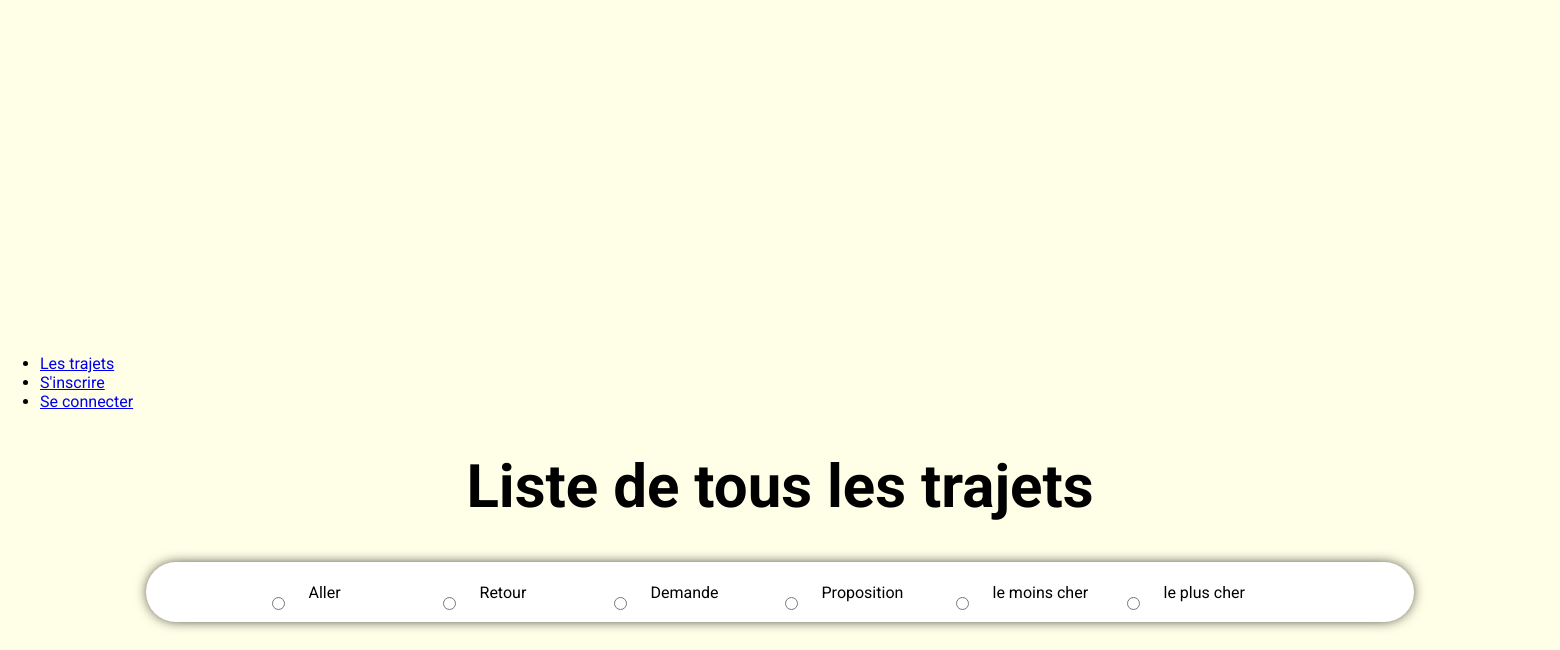
Before: /html/TousLesTrajets.php (lower part) with the older database file.
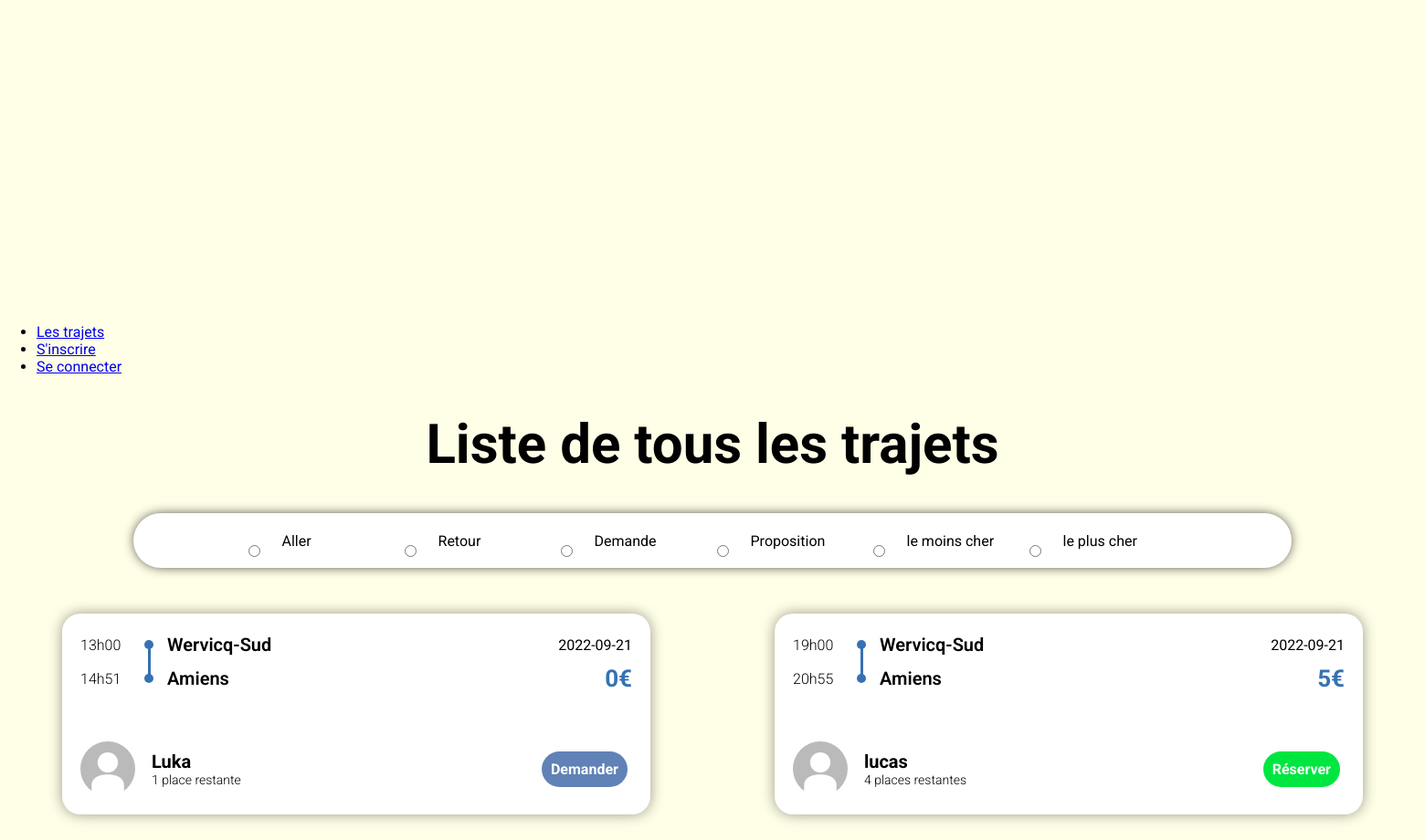
After: the same page with the newer database file.
### tables this page shows
CREATE TABLE `trajet` (
  `IdTrajet` int(10) NOT NULL,
  `TypeTrajet` varchar(50) NOT NULL,
  `isDemande` tinyint(1) DEFAULT NULL,
  `Description` varchar(255) NOT NULL DEFAULT '',
  `LieuDepart` varchar(50) NOT NULL DEFAULT 'Wervicq-Sud',
  `AdresseDepart` varchar(150) NOT NULL DEFAULT '21 Rue de Linselles',
  `LongitudeDepart` float DEFAULT 3.1134,
  `LatitudeDepart` float NOT NULL DEFAULT 50.7364,
  `LieuArrivee` varchar(50) NOT NULL DEFAULT 'Wervicq-Sud',
  `AdresseArrivee` varchar(150) NOT NULL DEFAULT '21 Rue de Linselles',
  `LongitudeArrivee` float NOT NULL DEFAULT 3.1134,
  `LatitudeArrivee` float NOT NULL DEFAULT 50.7364,
  `DateDepart` date NOT NULL,
  `DateArrivee` date DEFAULT NULL,
  `HeureDepart` time(4) DEFAULT NULL,
  `HeureArrivee` time(4) DEFAULT NULL,
  `DateAjout` date NOT NULL,
  `NbPassagers` int(10) NOT NULL,
  `PlacesRestantes` int(10) NOT NULL DEFAULT 0,
  `Prix` int(10) NOT NULL DEFAULT 0,
  `DisplayTel` tinyint(1) DEFAULT NULL,
  `AnneeEdition` int(10) NOT NULL,
  `IdCompte` int(10) NOT NULL
);

CREATE TABLE `compte` (
  `IdCompte` int(10) NOT NULL,
  `Nom` varchar(40) DEFAULT NULL,
  `Prenom` varchar(40) DEFAULT NULL,
  `Email` varchar(50) DEFAULT NULL,
  `telephone` int(10) DEFAULT NULL,
  `motDePasse` varchar(255) DEFAULT NULL,
  `isAdmin` tinyint(1) NOT NULL DEFAULT 0,
  `PhotoProfil` mediumblob DEFAULT NULL,
  `Description` varchar(255) DEFAULT NULL,
  `isVerif` tinyint(1) NOT NULL DEFAULT 0,
  `DateCreation` timestamp NOT NULL DEFAULT current_timestamp(),
  `lien_verif_mail` varchar(255) NOT NULL,
  `date_verif_mail` timestamp NULL DEFAULT NULL,
  `token_reset_password` varchar(255) NOT NULL,
  `expiration_reset_password` varchar(250) NOT NULL
);

### html/TousLesTrajets.php (the view, shortened to what this page needs)
<!DOCTYPE html>
<html>
<head>
	<link rel="stylesheet" type="text/css" href="../css/home.css">
	<link rel="stylesheet" type="text/css" href="../css/trajet.css">
</head>
  <body>
    <?php
          include 'Connexion.php';
    ?>
		<h1>Liste de tous les trajets</h1>
    <form>
    <div class="AllerRetour">
            <input type="radio" required="required" name="AllerRetour" value="Aller" id="Aller" onclick="SortDiv('Aller');" ><label for="Aller" class="AllerRetour">Aller</label>
            <input type="radio" required="required" name="AllerRetour" value="Retour" id="Retour" onclick="SortDiv('Retour');"><label for="Retour" class="AllerRetour">Retour</label>
            <input type="radio" required="required" name="AllerRetour" value="Demande" id="Demande" onclick="SortDiv('Demande');"><label for="Demande" class="AllerRetour	">Demande</label>
            <input type="radio" required="required" name="AllerRetour" value="Proposition" id="Proposition" onclick="SortDiv('Proposition');"><label for="Proposition" class="AllerRetour">Proposition</label>
			<input type="radio" required="required" name="Tri" value="Sale" id="Sale" onclick="SortDiv('Sale');"><label for="Sale" class="Tri">le moins cher</label>
			<input type="radio" required="required" name="Tri" value="Cher" id="Cher" onclick="SortDiv('Cher');"><label for="Cher" class="Tri">le plus cher</label>
        </div>
    </form>
    <div class="ListeTrajets" >
    <div id="trajets" class="wrapper">
			<?php
			$count=0;
			$requete = "SELECT * FROM trajet";
			$result = mysqli_query($conn,$requete);
			while ($row = mysqli_fetch_assoc($result)) {
				$hourString1 = substr($row['HeureDepart'],0,2);
				$hourString2 = substr($row['HeureDepart'],3,2);
				$hourStringDeparture = $hourString1."h".$hourString2;
				$hourString3 = substr($row['HeureArrivee'],0,2);
				$hourString4 = substr($row['HeureArrivee'],3,2);
				$hourStringArrival = $hourString3."h".$hourString4;
				?>
					<div class="item" id="<?php echo $count; ?>" >
						<div class="data-group">
							<span class="horaire">
								<?php echo $hourStringDeparture; ?>
							</span>
							<span class="place">
								<?php echo utf8_encode($row['LieuDepart']); ?>
							</span>
							<span class="date">
								<?php echo utf8_encode($row['DateDepart']); ?>
							</span>
						</div>
						<div class="data-group">
							<span class="horaire">
								<?php echo $hourStringArrival; ?>
							</span>
							<span class="place">
								<?php echo utf8_encode($row['LieuArrivee']); ?>
							</span>
							<span class="price">
								<?php echo $row['Prix']; ?>€
							</span>
						</div>
						<div class="account-info">
						<?php $sql = "SELECT * FROM compte WHERE IdCompte='".$row['IdCompte']."'";
								$resultat = mysqli_query($conn,$sql);
								$row2 = mysqli_fetch_assoc($resultat);?>
							<img class="profile-picture" src="../images/PhotoProfil/<?php if($row2["PhotoProfil"]!=NULL){echo $row2["PhotoProfil"];}else{echo "defaultpp.jpg";} ?>">
							<div class="profile-info">
								<span class="name"><?php echo $row2["Prenom"] ?></span>
								<div class="available">
									<?php
										$value = $row['PlacesRestantes'];
										if($value == 1) echo $value." place restante";
										else if($row["isDemande"]==1){ echo "Recherche une voiture";}
										else echo $value." places restantes";
									?>
								</div>
							</div>
								<div class="book-container">
										<?php
											$linkPropos = "proposition.php?typeTrajet=".$row['TypeTrajet']."&idTrajet=".$row['IdTrajet'];
										if($row["isDemande"] == 0){ ?>
											<?php $linkint = "nbPass.php?idTrajet=".$row['IdTrajet'];?>
										<a class="book" href="<?php echo $linkint ?>" class="button">Réserver</a>
										<?php
										}
										else if($row["isDemande"]==1){ ?> <a class="book2" href="<?php echo $linkPropos ?>" class="button">Demander</a> <?php
										 }
										?>
								</div>
						</div>
					</div>
					<?php
				$count++;
			}
				?>
			</div>
    </div>
  </body>
</html>

Changed rows visible on the page:
added trajet: HeureDepart "13h00", LieuDepart "Wervicq-Sud", DateDepart "2022-09-21", HeureArrivee "14h51", LieuArrivee "Amiens", Prix "0", IdCompte.Prenom "Luka", PlacesRestantes "1"
added trajet: HeureDepart "19h00", LieuDepart "Wervicq-Sud", DateDepart "2022-09-21", HeureArrivee "20h55", LieuArrivee "Amiens", Prix "5", IdCompte.Prenom "lucas", PlacesRestantes "4"
